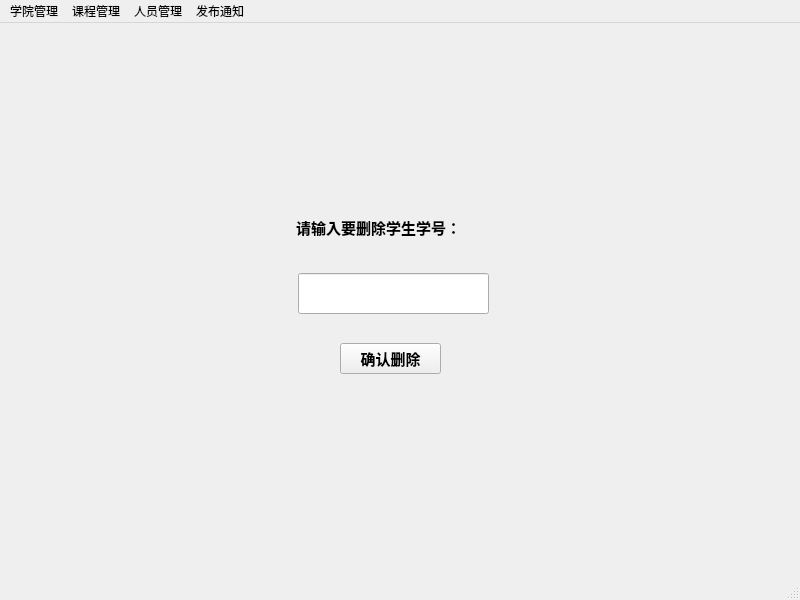
<?xml version="1.0" encoding="UTF-8"?>
<ui version="4.0">
 <class>ManagerWindow</class>
 <widget class="QMainWindow" name="ManagerWindow">
  <property name="geometry">
   <rect>
    <x>0</x>
    <y>0</y>
    <width>800</width>
    <height>600</height>
   </rect>
  </property>
  <property name="windowTitle">
   <string>MainWindow</string>
  </property>
  <widget class="QWidget" name="centralwidget">
   <property name="styleSheet">
    <string notr="true">background-image: url(:/new/prefix1/237eadbfc47912d034af69af303ebc28.jpg);</string>
   </property>
   <widget class="QStackedWidget" name="stackedWidget">
    <property name="geometry">
     <rect>
      <x>10</x>
      <y>10</y>
      <width>781</width>
      <height>531</height>
     </rect>
    </property>
    <property name="currentIndex">
     <number>11</number>
    </property>
    <widget class="QWidget" name="page"/>
    <widget class="QWidget" name="xueyuan">
     <widget class="QTableWidget" name="tableWidget_InstitueInfo">
      <property name="geometry">
       <rect>
        <x>0</x>
        <y>10</y>
        <width>771</width>
        <height>511</height>
       </rect>
      </property>
      <column>
       <property name="text">
        <string>学院号</string>
       </property>
      </column>
      <column>
       <property name="text">
        <string>学院名称</string>
       </property>
      </column>
      <column>
       <property name="text">
        <string>辅导员</string>
       </property>
      </column>
      <column>
       <property name="text">
        <string>人数</string>
       </property>
      </column>
      <column>
       <property name="text">
        <string>查看</string>
       </property>
      </column>
     </widget>
    </widget>
    <widget class="QWidget" name="xueyuanclass">
     <widget class="QTableWidget" name="tableWidget_InClass">
      <property name="geometry">
       <rect>
        <x>0</x>
        <y>30</y>
        <width>771</width>
        <height>501</height>
       </rect>
      </property>
      <column>
       <property name="text">
        <string>班级号</string>
       </property>
      </column>
      <column>
       <property name="text">
        <string>班级名称</string>
       </property>
      </column>
      <column>
       <property name="text">
        <string>班主任</string>
       </property>
      </column>
      <column>
       <property name="text">
        <string>班长</string>
       </property>
      </column>
      <column>
       <property name="text">
        <string>人数</string>
       </property>
      </column>
      <column>
       <property name="text">
        <string>查看</string>
       </property>
      </column>
     </widget>
     <widget class="QPushButton" name="pushButtonback1">
      <property name="geometry">
       <rect>
        <x>0</x>
        <y>0</y>
        <width>75</width>
        <height>23</height>
       </rect>
      </property>
      <property name="font">
       <font>
        <family>微软雅黑</family>
        <pointsize>11</pointsize>
        <weight>75</weight>
        <bold>true</bold>
       </font>
      </property>
      <property name="text">
       <string>返回</string>
      </property>
     </widget>
    </widget>
    <widget class="QWidget" name="xueyuanclassstu">
     <widget class="QTableWidget" name="tableWidget_ClassStu">
      <property name="geometry">
       <rect>
        <x>5</x>
        <y>31</y>
        <width>771</width>
        <height>491</height>
       </rect>
      </property>
      <column>
       <property name="text">
        <string>学号</string>
       </property>
      </column>
      <column>
       <property name="text">
        <string>姓名</string>
       </property>
      </column>
      <column>
       <property name="text">
        <string>学院</string>
       </property>
      </column>
      <column>
       <property name="text">
        <string>班级</string>
       </property>
      </column>
      <column>
       <property name="text">
        <string>辅导员</string>
       </property>
      </column>
      <column>
       <property name="text">
        <string>班主任</string>
       </property>
      </column>
      <column>
       <property name="text">
        <string>性别</string>
       </property>
      </column>
      <column>
       <property name="text">
        <string>年级</string>
       </property>
      </column>
      <column>
       <property name="text">
        <string>出生日期</string>
       </property>
      </column>
      <column>
       <property name="text">
        <string>身份证号</string>
       </property>
      </column>
      <column>
       <property name="text">
        <string>籍贯</string>
       </property>
      </column>
      <column>
       <property name="text">
        <string>民族</string>
       </property>
      </column>
     </widget>
     <widget class="QPushButton" name="pushButtonback2">
      <property name="geometry">
       <rect>
        <x>4</x>
        <y>0</y>
        <width>81</width>
        <height>23</height>
       </rect>
      </property>
      <property name="font">
       <font>
        <family>微软雅黑</family>
        <pointsize>11</pointsize>
        <weight>75</weight>
        <bold>true</bold>
       </font>
      </property>
      <property name="text">
       <string>返回</string>
      </property>
     </widget>
    </widget>
    <widget class="QWidget" name="xueyuan2">
     <widget class="QLabel" name="label">
      <property name="geometry">
       <rect>
        <x>230</x>
        <y>120</y>
        <width>221</width>
        <height>41</height>
       </rect>
      </property>
      <property name="text">
       <string>输入新增的学院号：</string>
      </property>
     </widget>
     <widget class="QLineEdit" name="lineEdit_InID">
      <property name="geometry">
       <rect>
        <x>232</x>
        <y>170</y>
        <width>241</width>
        <height>31</height>
       </rect>
      </property>
     </widget>
     <widget class="QLabel" name="label_2">
      <property name="geometry">
       <rect>
        <x>230</x>
        <y>231</y>
        <width>181</width>
        <height>31</height>
       </rect>
      </property>
      <property name="text">
       <string>输入新增的学院名称：</string>
      </property>
     </widget>
     <widget class="QLineEdit" name="lineEdit_InName">
      <property name="geometry">
       <rect>
        <x>230</x>
        <y>280</y>
        <width>241</width>
        <height>31</height>
       </rect>
      </property>
     </widget>
    </widget>
    <widget class="QWidget" name="xueyuan3">
     <widget class="QLabel" name="label_3">
      <property name="geometry">
       <rect>
        <x>70</x>
        <y>71</y>
        <width>151</width>
        <height>21</height>
       </rect>
      </property>
      <property name="text">
       <string>输入要修改名称的学院号：</string>
      </property>
     </widget>
     <widget class="QLineEdit" name="lineEdit_InIDname">
      <property name="geometry">
       <rect>
        <x>270</x>
        <y>70</y>
        <width>113</width>
        <height>20</height>
       </rect>
      </property>
     </widget>
     <widget class="QLabel" name="label_4">
      <property name="geometry">
       <rect>
        <x>70</x>
        <y>140</y>
        <width>91</width>
        <height>20</height>
       </rect>
      </property>
      <property name="text">
       <string>输入新名称：</string>
      </property>
     </widget>
     <widget class="QLineEdit" name="lineEdit_InNewName">
      <property name="geometry">
       <rect>
        <x>270</x>
        <y>140</y>
        <width>113</width>
        <height>20</height>
       </rect>
      </property>
     </widget>
    </widget>
    <widget class="QWidget" name="kecheng">
     <widget class="QTableWidget" name="tableWidget_course1">
      <property name="geometry">
       <rect>
        <x>10</x>
        <y>40</y>
        <width>761</width>
        <height>491</height>
       </rect>
      </property>
      <column>
       <property name="text">
        <string>课程号</string>
       </property>
      </column>
      <column>
       <property name="text">
        <string>课程名称</string>
       </property>
      </column>
      <column>
       <property name="text">
        <string>教师</string>
       </property>
      </column>
      <column>
       <property name="text">
        <string>学分</string>
       </property>
      </column>
      <column>
       <property name="text">
        <string>类型</string>
       </property>
      </column>
      <column>
       <property name="text">
        <string>限制人数</string>
       </property>
      </column>
      <column>
       <property name="text">
        <string>已选人数</string>
       </property>
      </column>
      <column>
       <property name="text">
        <string>查看学生</string>
       </property>
      </column>
     </widget>
     <widget class="QComboBox" name="comboBox">
      <property name="geometry">
       <rect>
        <x>10</x>
        <y>1</y>
        <width>81</width>
        <height>31</height>
       </rect>
      </property>
      <property name="font">
       <font>
        <family>微软雅黑</family>
        <pointsize>11</pointsize>
        <weight>75</weight>
        <bold>true</bold>
       </font>
      </property>
      <item>
       <property name="text">
        <string>全部</string>
       </property>
      </item>
      <item>
       <property name="text">
        <string>通识课</string>
       </property>
      </item>
      <item>
       <property name="text">
        <string>实践课</string>
       </property>
      </item>
      <item>
       <property name="text">
        <string>英语课</string>
       </property>
      </item>
      <item>
       <property name="text">
        <string>体育课</string>
       </property>
      </item>
      <item>
       <property name="text">
        <string>专业课</string>
       </property>
      </item>
     </widget>
    </widget>
    <widget class="QWidget" name="kechengstu">
     <widget class="QTableWidget" name="tableWidget_coursestu">
      <property name="geometry">
       <rect>
        <x>10</x>
        <y>40</y>
        <width>751</width>
        <height>481</height>
       </rect>
      </property>
      <column>
       <property name="text">
        <string>学号</string>
       </property>
      </column>
      <column>
       <property name="text">
        <string>姓名</string>
       </property>
      </column>
      <column>
       <property name="text">
        <string>性别</string>
       </property>
      </column>
      <column>
       <property name="text">
        <string>学院</string>
       </property>
      </column>
      <column>
       <property name="text">
        <string>班级</string>
       </property>
      </column>
     </widget>
     <widget class="QPushButton" name="pushButton_6">
      <property name="geometry">
       <rect>
        <x>14</x>
        <y>2</y>
        <width>81</width>
        <height>31</height>
       </rect>
      </property>
      <property name="font">
       <font>
        <family>微软雅黑</family>
        <pointsize>11</pointsize>
        <weight>75</weight>
        <bold>true</bold>
       </font>
      </property>
      <property name="text">
       <string>返回</string>
      </property>
     </widget>
    </widget>
    <widget class="QWidget" name="kecheng2"/>
    <widget class="QWidget" name="kecheng3">
     <widget class="QComboBox" name="comboBox_course">
      <property name="geometry">
       <rect>
        <x>240</x>
        <y>151</y>
        <width>101</width>
        <height>31</height>
       </rect>
      </property>
     </widget>
     <widget class="QPushButton" name="pushButton_in">
      <property name="geometry">
       <rect>
        <x>240</x>
        <y>242</y>
        <width>101</width>
        <height>31</height>
       </rect>
      </property>
      <property name="font">
       <font>
        <family>微软雅黑</family>
        <pointsize>11</pointsize>
        <weight>75</weight>
        <bold>true</bold>
       </font>
      </property>
      <property name="text">
       <string>导入文件</string>
      </property>
     </widget>
     <widget class="QPushButton" name="pushButton_out">
      <property name="geometry">
       <rect>
        <x>240</x>
        <y>320</y>
        <width>101</width>
        <height>31</height>
       </rect>
      </property>
      <property name="font">
       <font>
        <family>微软雅黑</family>
        <pointsize>11</pointsize>
        <weight>75</weight>
        <bold>true</bold>
       </font>
      </property>
      <property name="text">
       <string>导出文件</string>
      </property>
     </widget>
     <widget class="QLabel" name="label_coursename">
      <property name="geometry">
       <rect>
        <x>370</x>
        <y>150</y>
        <width>171</width>
        <height>31</height>
       </rect>
      </property>
      <property name="font">
       <font>
        <family>微软雅黑</family>
        <pointsize>11</pointsize>
        <weight>75</weight>
        <bold>true</bold>
       </font>
      </property>
      <property name="text">
       <string>TextLabel</string>
      </property>
     </widget>
     <widget class="QLabel" name="label_in">
      <property name="geometry">
       <rect>
        <x>380</x>
        <y>240</y>
        <width>161</width>
        <height>31</height>
       </rect>
      </property>
      <property name="font">
       <font>
        <family>微软雅黑</family>
        <pointsize>11</pointsize>
        <weight>75</weight>
        <bold>true</bold>
       </font>
      </property>
      <property name="text">
       <string>导入状态</string>
      </property>
     </widget>
     <widget class="QLabel" name="label_13">
      <property name="geometry">
       <rect>
        <x>0</x>
        <y>490</y>
        <width>691</width>
        <height>41</height>
       </rect>
      </property>
      <property name="text">
       <string>注：登录成绩时，请先选择导出文件，将成绩填入导出文件中，再将该文件导入即可完成成绩的录入</string>
      </property>
     </widget>
    </widget>
    <widget class="QWidget" name="page_addstu">
     <widget class="QLineEdit" name="lineEdit_stuid">
      <property name="geometry">
       <rect>
        <x>180</x>
        <y>110</y>
        <width>171</width>
        <height>31</height>
       </rect>
      </property>
     </widget>
     <widget class="QLabel" name="label_5">
      <property name="geometry">
       <rect>
        <x>180</x>
        <y>71</y>
        <width>111</width>
        <height>31</height>
       </rect>
      </property>
      <property name="font">
       <font>
        <family>微软雅黑</family>
        <pointsize>11</pointsize>
        <weight>75</weight>
        <bold>true</bold>
       </font>
      </property>
      <property name="text">
       <string>学号：</string>
      </property>
     </widget>
     <widget class="QLabel" name="label_6">
      <property name="geometry">
       <rect>
        <x>450</x>
        <y>70</y>
        <width>121</width>
        <height>31</height>
       </rect>
      </property>
      <property name="font">
       <font>
        <family>微软雅黑</family>
        <pointsize>11</pointsize>
        <weight>75</weight>
        <bold>true</bold>
       </font>
      </property>
      <property name="text">
       <string>姓名：</string>
      </property>
     </widget>
     <widget class="QLineEdit" name="lineEdit_stuname">
      <property name="geometry">
       <rect>
        <x>450</x>
        <y>110</y>
        <width>161</width>
        <height>31</height>
       </rect>
      </property>
     </widget>
     <widget class="QLabel" name="label_7">
      <property name="geometry">
       <rect>
        <x>180</x>
        <y>157</y>
        <width>161</width>
        <height>31</height>
       </rect>
      </property>
      <property name="font">
       <font>
        <family>微软雅黑</family>
        <pointsize>11</pointsize>
        <weight>75</weight>
        <bold>true</bold>
       </font>
      </property>
      <property name="text">
       <string>性别：</string>
      </property>
     </widget>
     <widget class="QComboBox" name="comboBox_gender">
      <property name="geometry">
       <rect>
        <x>180</x>
        <y>198</y>
        <width>171</width>
        <height>31</height>
       </rect>
      </property>
      <property name="styleSheet">
       <string notr="true">#QComboBox{background-color：transform}</string>
      </property>
      <item>
       <property name="text">
        <string>男</string>
       </property>
      </item>
      <item>
       <property name="text">
        <string>女</string>
       </property>
      </item>
     </widget>
     <widget class="QLabel" name="label_8">
      <property name="geometry">
       <rect>
        <x>180</x>
        <y>250</y>
        <width>141</width>
        <height>31</height>
       </rect>
      </property>
      <property name="font">
       <font>
        <family>微软雅黑</family>
        <pointsize>11</pointsize>
        <weight>75</weight>
        <bold>true</bold>
       </font>
      </property>
      <property name="text">
       <string>籍贯:</string>
      </property>
     </widget>
     <widget class="QLineEdit" name="lineEdit_stunp">
      <property name="geometry">
       <rect>
        <x>182</x>
        <y>287</y>
        <width>171</width>
        <height>31</height>
       </rect>
      </property>
     </widget>
     <widget class="QLineEdit" name="lineEdit_na">
      <property name="geometry">
       <rect>
        <x>180</x>
        <y>380</y>
        <width>171</width>
        <height>31</height>
       </rect>
      </property>
     </widget>
     <widget class="QLabel" name="label_9">
      <property name="geometry">
       <rect>
        <x>180</x>
        <y>340</y>
        <width>181</width>
        <height>31</height>
       </rect>
      </property>
      <property name="font">
       <font>
        <family>微软雅黑</family>
        <pointsize>11</pointsize>
        <weight>75</weight>
        <bold>true</bold>
       </font>
      </property>
      <property name="text">
       <string>民族：</string>
      </property>
     </widget>
     <widget class="QLabel" name="label_10">
      <property name="geometry">
       <rect>
        <x>460</x>
        <y>322</y>
        <width>151</width>
        <height>31</height>
       </rect>
      </property>
      <property name="font">
       <font>
        <family>微软雅黑</family>
        <pointsize>11</pointsize>
        <weight>75</weight>
        <bold>true</bold>
       </font>
      </property>
      <property name="text">
       <string>身份证：</string>
      </property>
     </widget>
     <widget class="QLineEdit" name="lineEdit_cardid">
      <property name="geometry">
       <rect>
        <x>462</x>
        <y>380</y>
        <width>151</width>
        <height>31</height>
       </rect>
      </property>
     </widget>
     <widget class="QLabel" name="label_11">
      <property name="geometry">
       <rect>
        <x>450</x>
        <y>160</y>
        <width>91</width>
        <height>31</height>
       </rect>
      </property>
      <property name="font">
       <font>
        <family>微软雅黑</family>
        <pointsize>11</pointsize>
        <weight>75</weight>
        <bold>true</bold>
       </font>
      </property>
      <property name="text">
       <string>班级：</string>
      </property>
     </widget>
     <widget class="QComboBox" name="comboBox_class">
      <property name="geometry">
       <rect>
        <x>450</x>
        <y>250</y>
        <width>161</width>
        <height>31</height>
       </rect>
      </property>
     </widget>
     <widget class="QPushButton" name="pushButton_add">
      <property name="geometry">
       <rect>
        <x>520</x>
        <y>450</y>
        <width>91</width>
        <height>31</height>
       </rect>
      </property>
      <property name="font">
       <font>
        <family>微软雅黑</family>
        <pointsize>11</pointsize>
        <weight>75</weight>
        <bold>true</bold>
       </font>
      </property>
      <property name="text">
       <string>提交</string>
      </property>
     </widget>
     <widget class="QLabel" name="label_classname">
      <property name="geometry">
       <rect>
        <x>450</x>
        <y>200</y>
        <width>221</width>
        <height>31</height>
       </rect>
      </property>
      <property name="font">
       <font>
        <family>微软雅黑</family>
        <pointsize>11</pointsize>
        <weight>75</weight>
        <bold>true</bold>
       </font>
      </property>
      <property name="text">
       <string>TextLabel</string>
      </property>
     </widget>
    </widget>
    <widget class="QWidget" name="page_delstu">
     <widget class="QLabel" name="label_12">
      <property name="geometry">
       <rect>
        <x>286</x>
        <y>169</y>
        <width>191</width>
        <height>51</height>
       </rect>
      </property>
      <property name="font">
       <font>
        <family>微软雅黑</family>
        <pointsize>11</pointsize>
        <weight>75</weight>
        <bold>true</bold>
       </font>
      </property>
      <property name="text">
       <string>请输入要删除学生学号：</string>
      </property>
     </widget>
     <widget class="QLineEdit" name="lineEdit_delstuid">
      <property name="geometry">
       <rect>
        <x>288</x>
        <y>240</y>
        <width>191</width>
        <height>41</height>
       </rect>
      </property>
     </widget>
     <widget class="QPushButton" name="pushButton_del">
      <property name="geometry">
       <rect>
        <x>330</x>
        <y>310</y>
        <width>101</width>
        <height>31</height>
       </rect>
      </property>
      <property name="font">
       <font>
        <family>微软雅黑</family>
        <pointsize>11</pointsize>
        <weight>75</weight>
        <bold>true</bold>
       </font>
      </property>
      <property name="text">
       <string>确认删除</string>
      </property>
     </widget>
    </widget>
   </widget>
  </widget>
  <widget class="QMenuBar" name="menubar">
   <property name="geometry">
    <rect>
     <x>0</x>
     <y>0</y>
     <width>800</width>
     <height>26</height>
    </rect>
   </property>
   <widget class="QMenu" name="menu">
    <property name="title">
     <string>学院管理</string>
    </property>
    <addaction name="actionxueyuanchauxn"/>
    <addaction name="action1"/>
    <addaction name="action1_2"/>
   </widget>
   <widget class="QMenu" name="menu_2">
    <property name="title">
     <string>课程管理</string>
    </property>
    <addaction name="action1_3"/>
    <addaction name="action1_4"/>
    <addaction name="action1_5"/>
   </widget>
   <widget class="QMenu" name="menu_3">
    <property name="title">
     <string>人员管理</string>
    </property>
    <widget class="QMenu" name="menu_5">
     <property name="title">
      <string>老师</string>
     </property>
     <addaction name="action1_9"/>
     <addaction name="action1_10"/>
     <addaction name="action2_3"/>
    </widget>
    <widget class="QMenu" name="menu_6">
     <property name="title">
      <string>学生</string>
     </property>
     <addaction name="action1_11"/>
     <addaction name="action2_4"/>
    </widget>
    <addaction name="menu_5"/>
    <addaction name="menu_6"/>
   </widget>
   <widget class="QMenu" name="menu_4">
    <property name="title">
     <string>发布通知</string>
    </property>
    <addaction name="action1_7"/>
    <addaction name="action2_2"/>
    <addaction name="action3_2"/>
   </widget>
   <addaction name="menu"/>
   <addaction name="menu_2"/>
   <addaction name="menu_3"/>
   <addaction name="menu_4"/>
  </widget>
  <widget class="QStatusBar" name="statusbar"/>
  <action name="actionxueyuanchauxn">
   <property name="text">
    <string>学院查询</string>
   </property>
  </action>
  <action name="action1">
   <property name="text">
    <string>增加学院</string>
   </property>
  </action>
  <action name="action1_2">
   <property name="text">
    <string>学院更名</string>
   </property>
  </action>
  <action name="action1_3">
   <property name="text">
    <string>课程查询</string>
   </property>
  </action>
  <action name="action1_4">
   <property name="text">
    <string>增加课程</string>
   </property>
  </action>
  <action name="action2">
   <property name="text">
    <string>删除老师</string>
   </property>
  </action>
  <action name="action3">
   <property name="text">
    <string>增加学生</string>
   </property>
  </action>
  <action name="action4">
   <property name="text">
    <string>删除学生</string>
   </property>
  </action>
  <action name="action1_7">
   <property name="text">
    <string>全体公告</string>
   </property>
  </action>
  <action name="action2_2">
   <property name="text">
    <string>老师公告</string>
   </property>
  </action>
  <action name="action3_2">
   <property name="text">
    <string>学生公告</string>
   </property>
  </action>
  <action name="action1_8">
   <property name="text">
    <string>登录成绩</string>
   </property>
  </action>
  <action name="action1_9">
   <property name="text">
    <string>1</string>
   </property>
  </action>
  <action name="action1_10">
   <property name="text">
    <string>1</string>
   </property>
  </action>
  <action name="action2_3">
   <property name="text">
    <string>2</string>
   </property>
  </action>
  <action name="action1_11">
   <property name="text">
    <string>添加学生</string>
   </property>
  </action>
  <action name="action2_4">
   <property name="text">
    <string>删除学生</string>
   </property>
  </action>
  <action name="action3_3">
   <property name="text">
    <string>3</string>
   </property>
  </action>
  <action name="action4_2">
   <property name="text">
    <string>4</string>
   </property>
  </action>
  <action name="action6">
   <property name="text">
    <string>6</string>
   </property>
  </action>
  <action name="action1_5">
   <property name="text">
    <string>登记成绩</string>
   </property>
  </action>
 </widget>
 <resources/>
 <connections/>
</ui>
